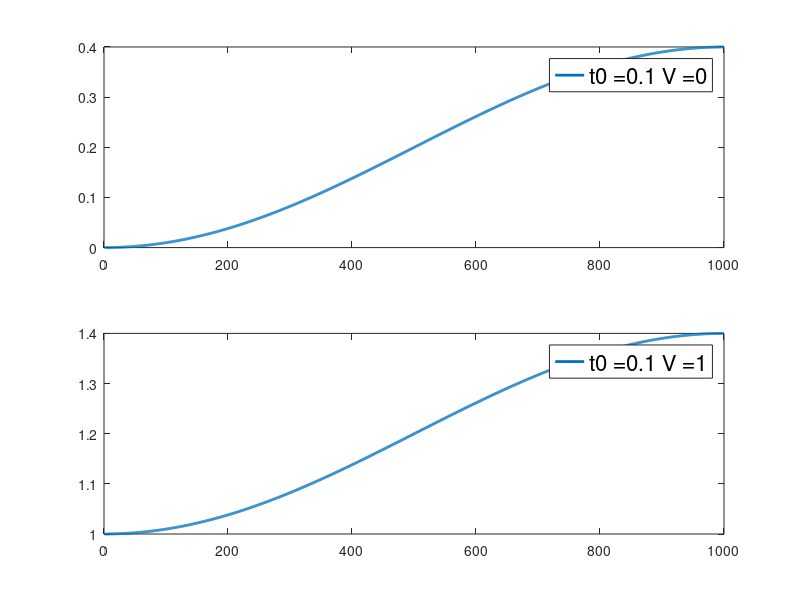

MATLAB code for this plot:
%eigenvalues for tight binding with potential model
t0 = 0.1;
V = 0.0;

%number of lattice points
N = 1000;

%Hamiltonian
H = zeros(N,N);
for ii = 1:N
    H(ii,ii) = 2*t0 + V;
    if ii + 1 < N + 1
        H(ii,ii + 1) = -t0;
    end
    if ii - 1 > 0
        H(ii,ii - 1) = -t0;
    end
end

E_vec = sort(eig(H));
figure
subplot(2,1,1)
plot(E_vec,'LineWidth',2);
legend({strcat('t0 = ',num2str(t0),' V = ',num2str(V))},'FontSize',16,'Location','Best');
t0 = 0.1;
V = 1;

%number of lattice points
N = 1000;

%Hamiltonian
H = zeros(N,N);
for ii = 1:N
    H(ii,ii) = 2*t0 + V;
    if ii + 1 < N + 1
        H(ii,ii + 1) = -t0;
    end
    if ii - 1 > 0
        H(ii,ii - 1) = -t0;
    end
end

E_vec = sort(eig(H));

subplot(2,1,2)
plot(E_vec,'LineWidth',2);
legend({strcat('t0 = ',num2str(t0),' V = ',num2str(V))},'FontSize',16,'Location','Best');




